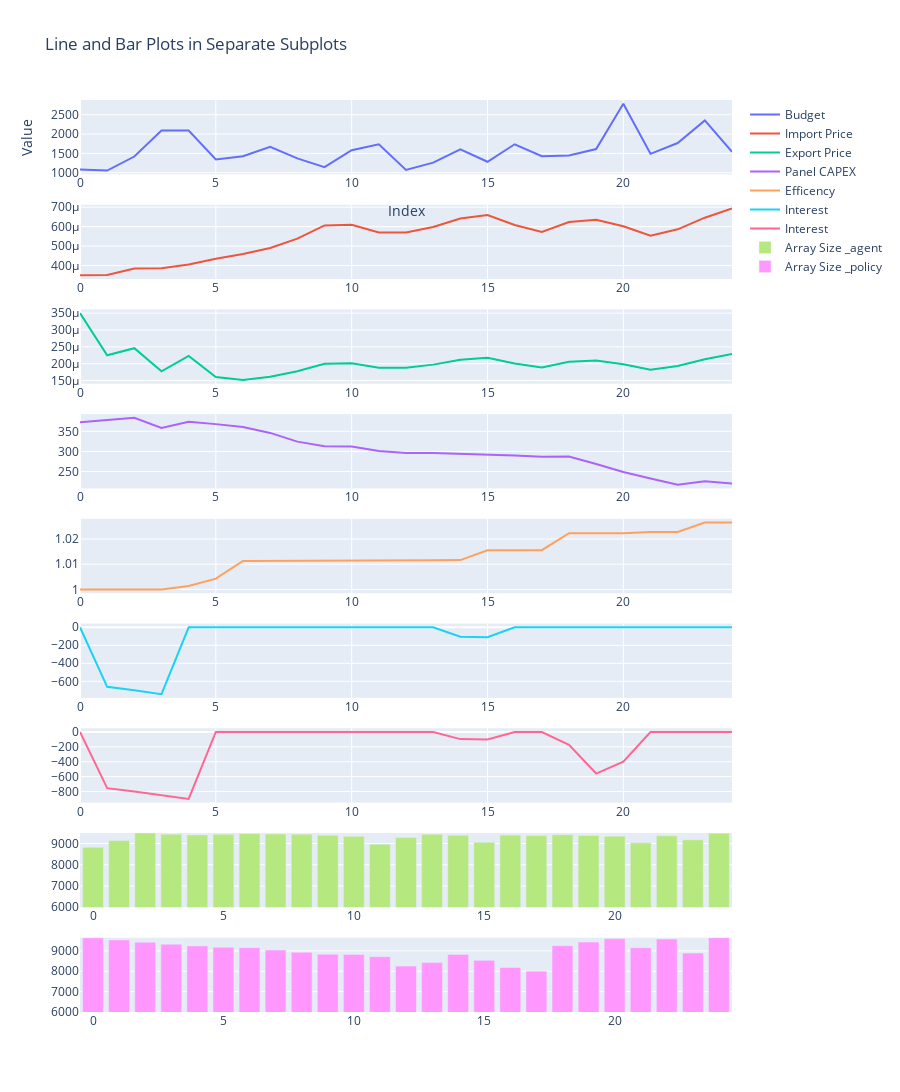

The code cell stored with this chart in its notebook:
### Code cell
#bla 
import numpy as np
import plotly.graph_objects as go
from plotly.subplots import make_subplots

# Create a figure with subplots (7 rows, 1 column)
fig = make_subplots(rows=9, cols=1)

# Add line plots for the first 6 arrays in separate rows
fig.add_trace(go.Scatter(y=budget_arr, mode='lines', name='Budget'), row=1, col=1)
fig.add_trace(go.Scatter(y=import_price_arr, mode='lines', name='Import Price'), row=2, col=1)
fig.add_trace(go.Scatter(y=export_price_arr, mode='lines', name='Export Price'), row=3, col=1)
fig.add_trace(go.Scatter(y=PV_panel_price_arr, mode='lines', name='Panel CAPEX'), row=4, col=1)
fig.add_trace(go.Scatter(y=efficency_develop_arr, mode='lines', name='Efficency'), row=5, col=1)
fig.add_trace(go.Scatter(y=current_interest_arr, mode='lines', name='Interest'), row=6, col=1)
fig.add_trace(go.Scatter(y=current_interest_arr_policy, mode='lines', name='Interest'), row=7, col=1)
# Add a bar plot for the 7th array in the last row
fig.add_trace(go.Bar(y=pv_array_size_arr, name='Array Size _agent'), row=8, col=1)

# Add a bar plot for the 7th array in the last row
fig.add_trace(go.Bar(y=Ppv_array_size_policy, name='Array Size _policy'), row=9, col=1)

# Update layout for clarity
fig.update_layout(title="Line and Bar Plots in Separate Subplots",
                  xaxis_title="Index",
                  yaxis_title="Value",
                  height=1400,  # Increase height to accommodate all subplots
                  showlegend=True)

# Update the y-axis range for the 7th subplot to start from 12
fig.update_yaxes(range=[6000, max(pv_array_size_arr) + 1], row=8, col=1)
fig.update_yaxes(range=[6000, max(Ppv_array_size_policy) + 1], row=9, col=1)

# Show the figure
fig.show()

### Figure 1 — Plotly figure (JSON) as saved in the notebook; plotly's stock layout.template omitted (floating-point values rounded to 4 significant figures)
{"data": [{"mode": "lines", "name": "Budget", "type": "scatter", "xaxis": "x", "y": [1080, 1055.0, 1419.0, 2090.0, 2090.0, 1343.0, 1426.0, 1668.0, 1370.0, 1143.0, 1582.0, 1736.0, 1072.0, 1261.0, 1602.0, 1284.0, 1737.0, 1428.0, 1447.0, 1613.0, 2786.0, 1488.0, 1769.0, 2354.0, 1541.0], "yaxis": "y"}, {"mode": "lines", "name": "Import Price", "type": "scatter", "xaxis": "x2", "y": [0.00035, 0.0003517, 0.0003846, 0.0003863, 0.0004056, 0.0004349, 0.0004598, 0.0004901, 0.0005386, 0.0006062, 0.0006098, 0.0005704, 0.0005695, 0.000598, 0.0006421, 0.0006593, 0.0006086, 0.0005732, 0.000624, 0.0006356, 0.0006018, 0.0005531, 0.0005861, 0.000646, 0.0006935], "yaxis": "y2"}, {"mode": "lines", "name": "Export Price", "type": "scatter", "xaxis": "x3", "y": [0.00035, 0.0002251, 0.0002462, 0.0001777, 0.0002231, 0.0001609, 0.0001517, 0.0001617, 0.0001777, 0.0002001, 0.0002012, 0.0001882, 0.0001879, 0.0001973, 0.0002119, 0.0002176, 0.0002008, 0.0001892, 0.0002059, 0.0002098, 0.0001986, 0.0001825, 0.0001934, 0.0002132, 0.0002289], "yaxis": "y3"}, {"mode": "lines", "name": "Panel CAPEX", "type": "scatter", "xaxis": "x4", "y": [372.3, 378.5, 383.4, 358.1, 373.9, 367.9, 360.7, 346.1, 324.4, 313.0, 312.2, 301.2, 296.0, 295.8, 294.2, 290.8, 290.0, 287.1, 287.3, 268.9, 249.2, 233.0, 217.3, 225.8, 220.2], "yaxis": "y4"}, {"mode": "lines", "name": "Efficency", "type": "scatter", "xaxis": "x5", "y": [1, 1.0, 1.0, 1.0, 1.001, 1.004, 1.011, 1.011, 1.011, 1.011, 1.011, 1.012, 1.012, 1.012, 1.012, 1.016, 1.016, 1.016, 1.022, 1.022, 1.022, 1.023, 1.023, 1.027, 1.027], "yaxis": "y5"}, {"mode": "lines", "name": "Interest", "type": "scatter", "xaxis": "x6", "y": [0, -661.0, -700.6, -742.7, 0, 0, 0, 0, 0, 0, 0, 0, 0, 0, -105.1, -111.4, 0, 0, 0, 0, 0, 0, 0, 0, 0], "yaxis": "y6"}, {"mode": "lines", "name": "Interest", "type": "scatter", "xaxis": "x7", "y": [0, -755.4, -800.8, -848.8, -899.7, 0, 0, 0, 0, 0, 0, 0, 0, 0, -95.85, -101.6, 0, 0, -172.7, -559.4, -398.8, 0, 0, 0, 0], "yaxis": "y7"}, {"name": "Array Size _agent", "type": "bar", "xaxis": "x8", "y": [8821.0, 9137.0, 9494.0, 9438.0, 9404.0, 9434.0, 9464.0, 9446.0, 9437.0, 9388.0, 9336.0, 8969.0, 9278.0, 9436.0, 9392.0, 9057.0, 9396.0, 9375.0, 9415.0, 9377.0, 9343.0, 9033.0, 9363.0, 9173.0, 9487.0], "yaxis": "y8"}, {"name": "Array Size _policy", "type": "bar", "xaxis": "x9", "y": [9642.0, 9541.0, 9428.0, 9328.0, 9245.0, 9180.0, 9158.0, 9041.0, 8935.0, 8834.0, 8821.0, 8718.0, 8252.0, 8425.0, 8828.0, 8535.0, 8187.0, 8003.0, 9256.0, 9434.0, 9601.0, 9154.0, 9582.0, 8895.0, 9647.0], "yaxis": "y9"}], "layout": {"height": 1400, "showlegend": true, "title": {"text": "Line and Bar Plots in Separate Subplots"}, "xaxis": {"anchor": "y", "domain": [0, 1], "title": {"text": "Index"}}, "xaxis2": {"anchor": "y2", "domain": [0, 1]}, "xaxis3": {"anchor": "y3", "domain": [0, 1]}, "xaxis4": {"anchor": "y4", "domain": [0, 1]}, "xaxis5": {"anchor": "y5", "domain": [0, 1]}, "xaxis6": {"anchor": "y6", "domain": [0, 1]}, "xaxis7": {"anchor": "y7", "domain": [0, 1]}, "xaxis8": {"anchor": "y8", "domain": [0, 1]}, "xaxis9": {"anchor": "y9", "domain": [0, 1]}, "yaxis": {"anchor": "x", "domain": [0.9185, 1], "title": {"text": "Value"}}, "yaxis2": {"anchor": "x2", "domain": [0.8037, 0.8852]}, "yaxis3": {"anchor": "x3", "domain": [0.6889, 0.7704]}, "yaxis4": {"anchor": "x4", "domain": [0.5741, 0.6556]}, "yaxis5": {"anchor": "x5", "domain": [0.4593, 0.5407]}, "yaxis6": {"anchor": "x6", "domain": [0.3444, 0.4259]}, "yaxis7": {"anchor": "x7", "domain": [0.2296, 0.3111]}, "yaxis8": {"anchor": "x8", "domain": [0.1148, 0.1963], "range": [6000, 9495.0]}, "yaxis9": {"anchor": "x9", "domain": [0, 0.08148], "range": [6000, 9648.0]}}}
